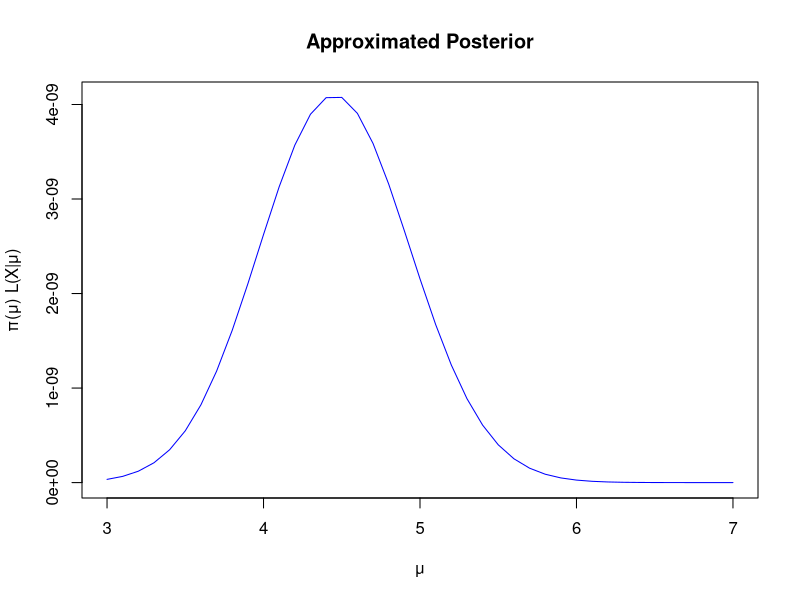
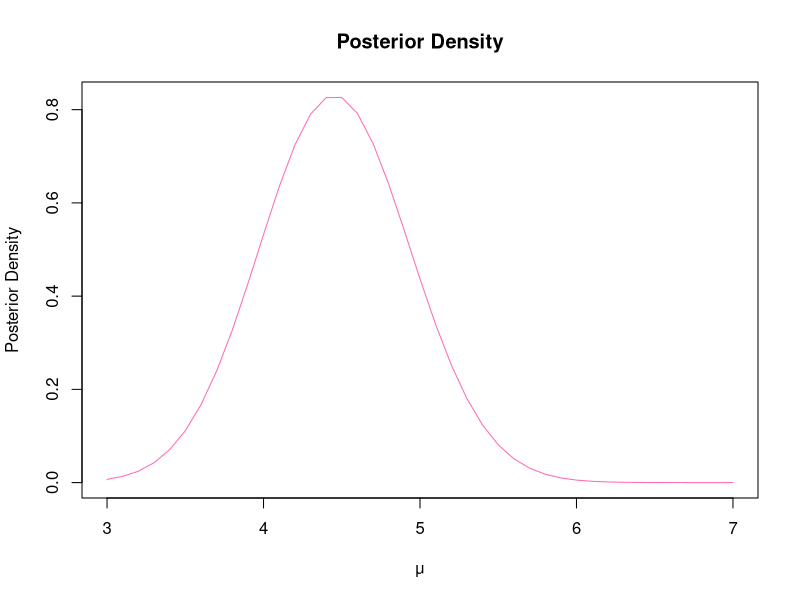
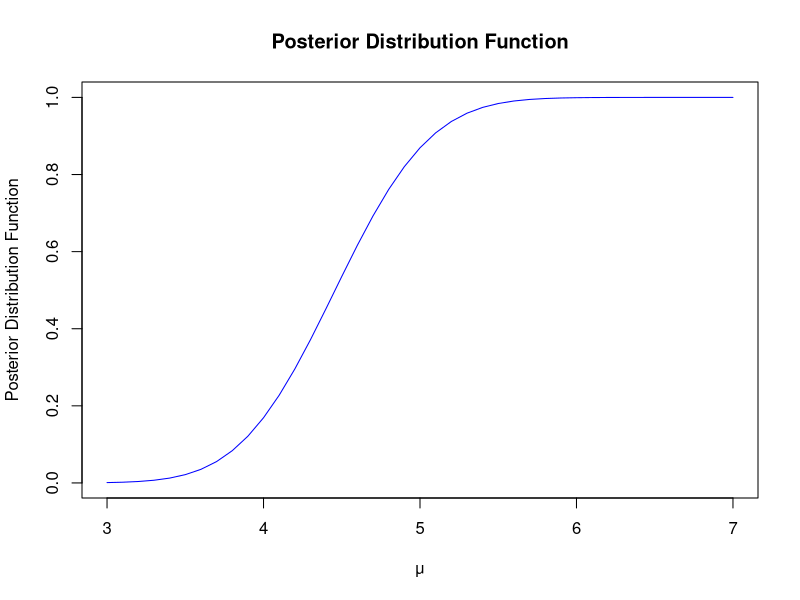

Write R code to recreate these figures, in order.
## ---- chunk 1
x = seq(3, 7, 0.1)
prior <- dnorm(x, 4.5, 0.5)

# Likelihood function
likelihood <- function(mu) {
  (1/mu^8) * exp(-31.77/mu)
}

approx_post <- likelihood(x) * prior
plot(x, approx_post, type='l', col='blue', xlab='μ', ylab='π(μ) L(X|μ)', main='Approximated Posterior')
## ---- chunk 2
approx_post <- function(mu) {
  likelihood(mu) * dnorm(mu, 4.5, 0.5)
}

# Constant
C <- integrate(approx_post, lower = 0, upper = Inf, abs.tol = 1e-09)$value

# Posterior density function
posterior_density <- function(mu) {
  approx_post(mu) / C
}

# Plot the Posterior density
plot(x, posterior_density(x), type = 'l', col = 'hotpink', xlab = 'μ', ylab = 'Posterior Density', main = 'Posterior Density')


## ---- chunk 3
posterior_distribution_function <- function(u) {
  integrate(posterior_density, lower = 0, upper = u)$value
}

# CDF (cumulative distribution function) values for the given range
cdf_values <- sapply(x, posterior_distribution_function)

# Plot posterior distribution function 
plot(x, cdf_values, type = 'l', col = 'blue', xlab = 'μ', ylab = 'Posterior Distribution Function', main = 'Posterior Distribution Function')
## ---- chunk 4
approx_post <- function(mu) {
  likelihood(mu) * dnorm(mu, 4.5, 0.5)
}

integrate(approx_post, 0, Inf)

# Solve F(u) = 0.025
lower <- function(u) integrate(approx_post, 0, u, abs.tol = 1e-09)$value/C - 0.025

# Solve F(u) = 0.975
upper <- function(u) integrate(approx_post, 0, u, abs.tol = 1e-09)$value/C - 0.975

low_CI <- uniroot(lower, c(2, 4.5))$root
low_CI

upp_CI <- uniroot(upper, c(4.5, 6))$root
upp_CI
## ---- chunk 5
prior_H0 <- 0.5
prior_H1 <- 0.5

# Likelihoods
likelihood_H0 <- dnorm(4.5, 4.5, 0.5) 
likelihood_H1 <- integrate(approx_post, lower = 0, upper = Inf, abs.tol = 1e-09)$value / C 

marginal_likelihood <- prior_H0 * likelihood_H0 + prior_H1 * likelihood_H1

posterior_H0 <- (likelihood_H0 * prior_H0) / marginal_likelihood
posterior_H1 <- (likelihood_H1 * prior_H1) / marginal_likelihood

bayes_factor <- posterior_H0 / posterior_H1

cat("Posterior probability of H0:", posterior_H0, "\n")
cat("Posterior probability of H1:", posterior_H1, "\n")
cat("Bayes factor:", bayes_factor, "\n")
